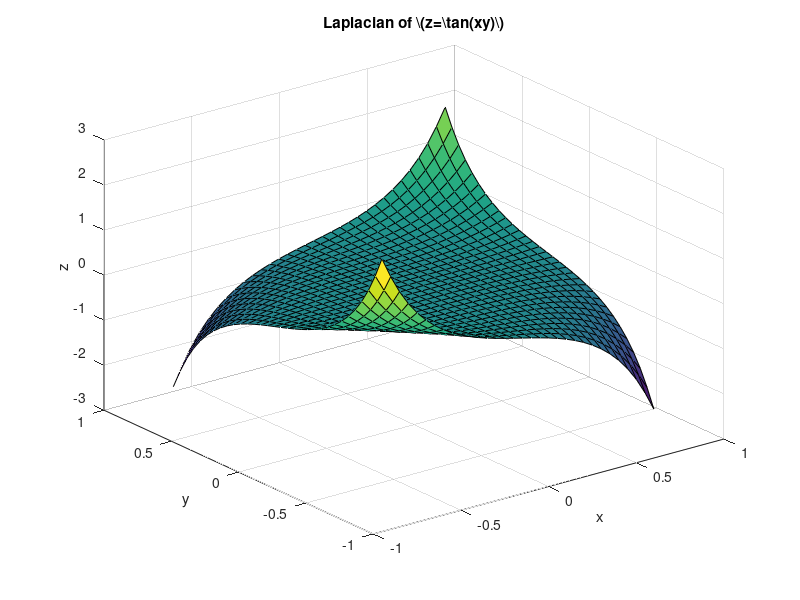

MATLAB code for this plot: (Note: this script raises an error after producing the figure.)
[x,y] = meshgrid(-pi/4:0.05:pi/4);
z=tan(x.*y);
L = 4*del2(z,0.05);
figure,surf(x,y,L);
xlabel('x'); ylabel('y'); zlabel('z');
title('Laplacian of \(z=\tan(xy)\)');
plot2svg('figures/laplacian.svg');
matlab2tikz('figures/laplacian.tex', 'height', '\fheight', 'width', '\fwidth');